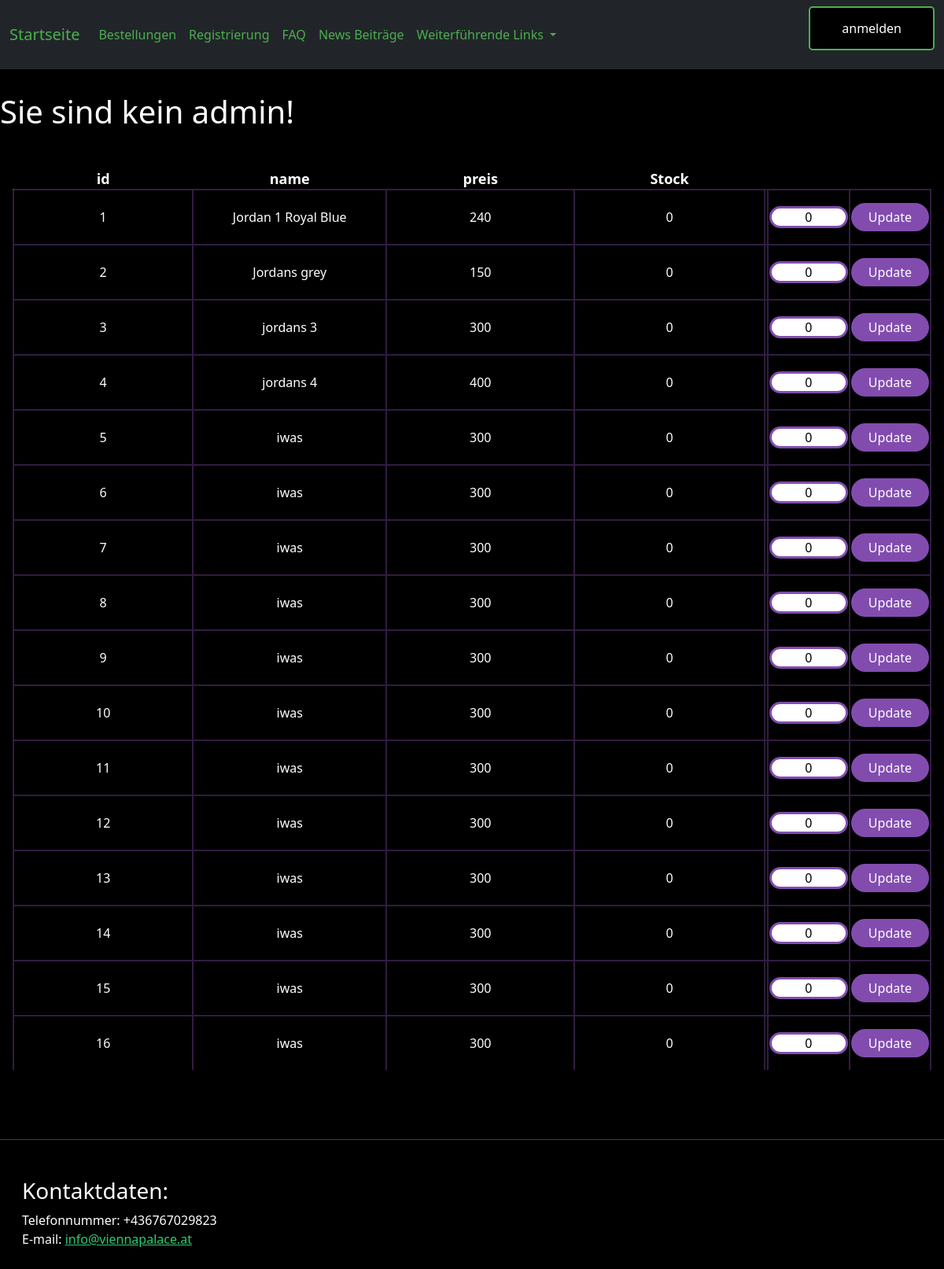
/admin/restock.php, run on an earlier commit of the app's database.
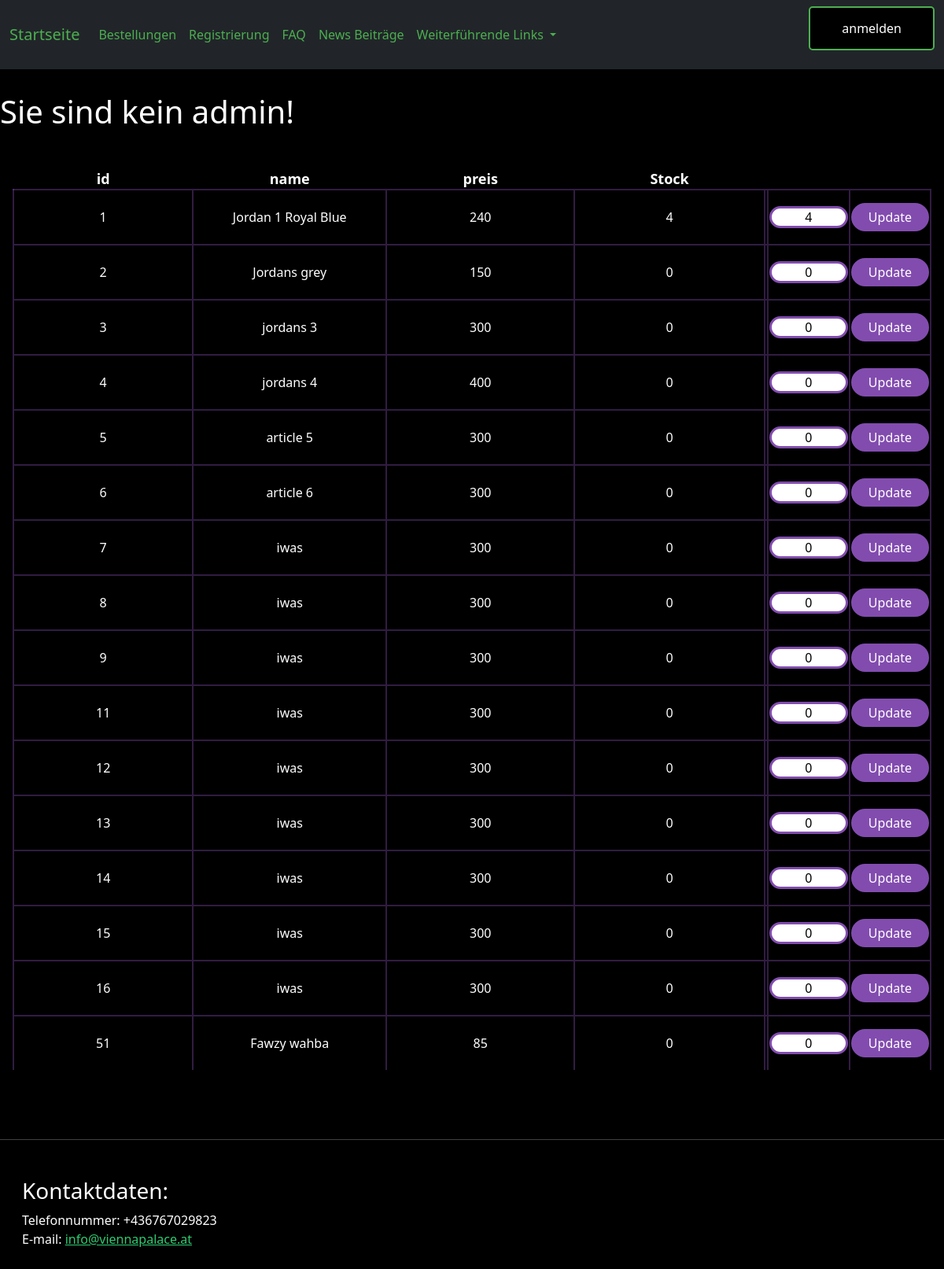
And on a later commit of the database.
### tables this page shows
CREATE TABLE `produkte` (
  `id` int(11) NOT NULL,
  `name` varchar(255) NOT NULL,
  `preis` int(11) NOT NULL,
  `pfad` varchar(255) NOT NULL,
  `beschreibung` varchar(255) DEFAULT NULL,
  `stock` int(11) NOT NULL DEFAULT 0
);

### admin/restock.php (the view, shortened to what this page needs)
<html>
<head>
    <link rel="stylesheet" href="../0design/my_design.css">
    <?php
    include "admin.php";
    ?>
</head>
<body>
<table class="mx-3 my-5">
    <tr>
        <th class="th">id</th>
        <th class="th">name</th>
        <th class="th">preis</th>
        <th class="th">Stock</th>
    </tr>
    <?php
    include_once "../0include/dbaccess.php";
    $sql = "SELECT * FROM produkte";
    $result = mysqli_query($db_obj, $sql);
    if (mysqli_num_rows($result) > 0) {
        while($row = mysqli_fetch_assoc($result)) {
                echo "<tr class='my_tr'>";
                echo "<form method='post' class='my-0 py-0 mx-0 px-0 my_form' id='myform'>";
                echo "<td class='text-center py-1 right_border '>" . $row["id"] . "</td>";
                echo "<td class='text-center py-1 right_border'>" . $row["name"] . "</td>";
                echo "<td class='text-center py-1 right_border'>" . $row["preis"] . "</td>";
                echo "<td class='text-center py-1 right_border'>" . $row["stock"] . "</td>";
            echo "<td class='text-center right_border'>";
            echo "</td>";
            echo "<td class='text-center right_border'>";
            echo "<input type='text' name='stock' id = 'stock' class='input' value='" . $row["stock"] . "'>";
            echo "</td>";
            echo "<td class='text-center right_border'>";
            echo "<button type='button' class='button_2' onclick='updateRow(this) '>Update</button>";
            echo "</td>";
            echo "</form>";
            echo "</tr>";
        }
    }
    ?>
</table>
</body>
</html>
<?php
include_once "../0include/footer.php";

What changed in the data, as far as the page shows it:
removed produkte: id "10", name "iwas", preis "300", stock "0"
changed produkte "Jordan 1 Royal Blue": stock "0" → "4"
changed produkte id 5: name "iwas" → "article 5"
changed produkte id 6: name "iwas" → "article 6"
added produkte: id "51", name "Fawzy wahba", preis "85", stock "0"
